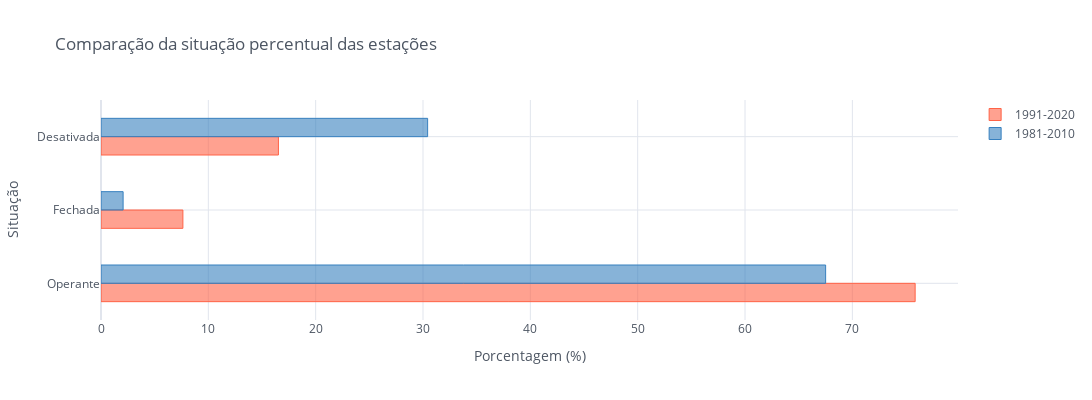

Here is the notebook cell this chart was saved with:
### Code cell
cf.set_config_file(sharing='public', theme='white', offline=True)

pizza.iplot(kind="bar", y=['1981-2010', '1991-2020'],
                  yTitle="Situação", xTitle="Porcentagem (%)", title="Comparação da situação percentual das estações",
                  colors=["tomato", "blue"], bargap=0.5,
                  sortbars=True,
                  dimensions=(1400, 400),
                  orientation="h")

### Figure 1 — Plotly figure (JSON) as saved in the notebook; plotly's stock layout.template omitted (floating-point values rounded to 4 significant figures)
{"data": [{"marker": {"color": "rgba(255, 99, 71, 0.6)", "line": {"color": "rgba(255, 99, 71, 1.0)", "width": 1}}, "name": "1991-2020", "orientation": "h", "text": "", "type": "bar", "x": [75.85, 7.63, 16.53], "y": ["Operante", "Fechada", "Desativada"]}, {"marker": {"color": "rgba(55, 128, 191, 0.6)", "line": {"color": "rgba(55, 128, 191, 1.0)", "width": 1}}, "name": "1981-2010", "orientation": "h", "text": "", "type": "bar", "x": [67.51, 2.06, 30.43], "y": ["Operante", "Fechada", "Desativada"]}], "layout": {"bargap": 0.5, "height": 400, "legend": {"bgcolor": "#FFFFFF", "font": {"color": "#4D5663"}}, "paper_bgcolor": "#FFFFFF", "plot_bgcolor": "#FFFFFF", "title": {"font": {"color": "#4D5663"}, "text": "Comparação da situação percentual das estações"}, "width": 1400, "xaxis": {"gridcolor": "#E1E5ED", "showgrid": true, "tickfont": {"color": "#4D5663"}, "title": {"font": {"color": "#4D5663"}, "text": "Porcentagem (%)"}, "zerolinecolor": "#E1E5ED"}, "yaxis": {"gridcolor": "#E1E5ED", "showgrid": true, "tickfont": {"color": "#4D5663"}, "title": {"font": {"color": "#4D5663"}, "text": "Situação"}, "zerolinecolor": "#E1E5ED"}}}
